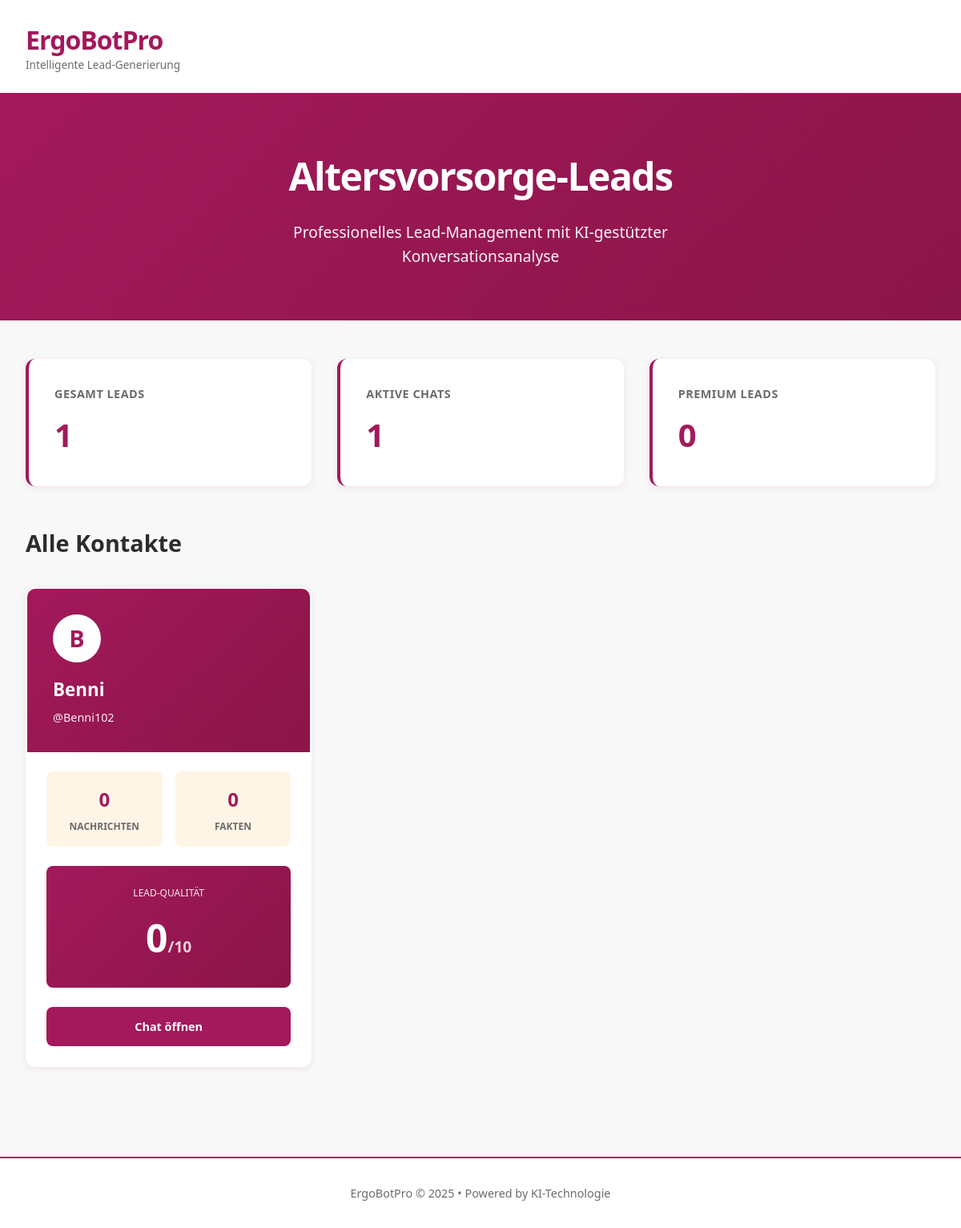
The page / on the database its author committed.
### tables this page shows
CREATE TABLE users (
            id INTEGER PRIMARY KEY,
            username TEXT,
            first_name TEXT,
            joined_at TIMESTAMP,
            is_active BOOLEAN DEFAULT 1,
            human_mode BOOLEAN DEFAULT 1,
            quiet_start INTEGER DEFAULT 23,
            quiet_end INTEGER DEFAULT 7,
            last_message_at TIMESTAMP
        );

### src/web.py (the view)
@app.route('/')
def index():
    users = get_all_users()
    return render_template('index.html', users=users)

### src/db.py (called while the page is built)
def get_connection():
    DB_PATH.parent.mkdir(parents=True, exist_ok=True)
    conn = sqlite3.connect(DB_PATH)
    conn.row_factory = sqlite3.Row
    return conn

def get_all_users():
    conn = get_connection()
    users = conn.execute("""
        SELECT * FROM users
        ORDER BY last_message_at DESC
    """).fetchall()
    conn.close()
    return [dict(user) for user in users]

### templates/index.html (shortened to what this page needs)
<!DOCTYPE html>
<html lang="de">
<head>
</head>
<body>
    <header class="header">
        <div class="header-content">
            <div class="logo">
                <div>
                    <div class="logo-text">ErgoBotPro</div>
                    <div class="logo-subtitle">Intelligente Lead-Generierung</div>
                </div>
            </div>
        </div>
    </header>
    <section class="hero">
        <div class="hero-content">
            <h1>Altersvorsorge-Leads</h1>
            <p>Professionelles Lead-Management mit KI-gestützter Konversationsanalyse</p>
        </div>
    </section>
    <div class="container">
        <div class="stats-bar">
            <div class="stat-card">
                <div class="stat-label">Gesamt Leads</div>
                <div class="stat-value">{{ users|length }}</div>
            </div>
            <div class="stat-card">
                <div class="stat-label">Aktive Chats</div>
                <div class="stat-value">{{ users|selectattr('is_active')|list|length }}</div>
            </div>
            <div class="stat-card">
                <div class="stat-label">Premium Leads</div>
                <div class="stat-value">0</div>
            </div>
        </div>
        <div class="users-header">
            <h2 class="users-title">Alle Kontakte</h2>
        </div>
        {% if users %}
        <div class="users-grid">
            {% for user in users %}
            <a href="/chat/{{ user.id }}" class="user-card">
                <div class="user-card-header">
                    <div class="user-avatar">{{ user.first_name[0] }}</div>
                    <div class="user-name">{{ user.first_name }}</div>
                    <div class="user-username">@{{ user.username or 'unbekannt' }}</div>
                </div>
                <div class="user-card-body">
                    <div class="user-stats">
                        <div class="user-stat">
                            <span class="user-stat-value">{{ user.message_count or 0 }}</span>
                            <div class="user-stat-label">Nachrichten</div>
                        </div>
                        <div class="user-stat">
                            <span class="user-stat-value">{{ user.fact_count or 0 }}</span>
                            <div class="user-stat-label">Fakten</div>
                        </div>
                    </div>
                    <div class="lead-score-big">
                        <div class="lead-score-label">Lead-Qualität</div>
                        <div class="lead-score-value">
                            {{ user.lead_score or 0 }}<span class="lead-score-max">/10</span>
                        </div>
                    </div>
                    <div class="user-actions">
                        <div class="btn btn-primary">Chat öffnen</div>
                    </div>
                </div>
            </a>
            {% endfor %}
        </div>
        {% else %}
        <div class="empty-state">
            <div class="empty-icon">💬</div>
            <h3 class="empty-title">Noch keine Leads</h3>
            <p class="empty-text">Sobald User mit dem Bot interagieren, erscheinen sie hier.</p>
        </div>
        {% endif %}
    </div>
    <footer class="footer">
        <p class="footer-text">ErgoBotPro © 2025 • Powered by KI-Technologie</p>
    </footer>
</body>
</html>

### templates/index.html (style rules this page uses)
* { margin: 0; padding: 0; box-sizing: border-box; }
:root { --ergo-primary: #A3195B; --ergo-dark: #8B1548; --ergo-light: #FFF5E6; --ergo-bg: #F8F8F8; --text-dark: #2C2C2C; --text-gray: #6B6B6B; --white: #FFFFFF; --border: #E0E0E0; --shadow: 0 2px 8px rgba(163, 25, 91, 0.1); }
body { font-family: 'Segoe UI', 'Roboto', -apple-system, sans-serif; background: var(--ergo-bg); color: var(--text-dark); line-height: 1.6; }
.header { background: var(--white); border-bottom: 2px solid var(--ergo-primary); padding: 1.5rem 2rem; box-shadow: var(--shadow); }
.header-content { max-width: 1400px; margin: 0 auto; display: flex; align-items: center; justify-content: space-between; }
.logo { display: flex; align-items: center; gap: 1rem; }
.logo-text { font-size: 2rem; font-weight: 700; color: var(--ergo-primary); letter-spacing: -1px; }
.logo-subtitle { font-size: 0.85rem; color: var(--text-gray); font-weight: 400; margin-top: -5px; }
.hero { background: linear-gradient(135deg, var(--ergo-primary) 0%, var(--ergo-dark) 100%); color: var(--white); padding: 4rem 2rem; text-align: center; }
.hero-content { max-width: 1400px; margin: 0 auto; }
.hero h1 { font-size: 3rem; font-weight: 700; margin-bottom: 1rem; letter-spacing: -1.5px; }
.hero p { font-size: 1.2rem; opacity: 0.95; max-width: 600px; margin: 0 auto; }
.container { max-width: 1400px; margin: 0 auto; padding: 3rem 2rem; }
.stats-bar { display: grid; grid-template-columns: repeat(auto-fit, minmax(250px, 1fr)); gap: 2rem; margin-bottom: 3rem; }
.stat-card { background: var(--white); padding: 2rem; border-radius: 12px; box-shadow: var(--shadow); border-left: 4px solid var(--ergo-primary); transition: transform 0.2s; }
.stat-label { font-size: 0.9rem; color: var(--text-gray); text-transform: uppercase; font-weight: 600; letter-spacing: 0.5px; margin-bottom: 0.5rem; }
.stat-value { font-size: 2.5rem; font-weight: 700; color: var(--ergo-primary); }
.users-header { display: flex; justify-content: space-between; align-items: center; margin-bottom: 2rem; }
.users-title { font-size: 1.8rem; font-weight: 700; color: var(--text-dark); }
.users-grid { display: grid; grid-template-columns: repeat(auto-fill, minmax(320px, 1fr)); gap: 2rem; }
.user-card { background: var(--white); border-radius: 12px; overflow: hidden; box-shadow: var(--shadow); transition: all 0.3s; border: 2px solid transparent; text-decoration: none; color: inherit; display: block; }
.user-card-header { background: linear-gradient(135deg, var(--ergo-primary), var(--ergo-dark)); padding: 2rem; color: var(--white); position: relative; }
.user-avatar { width: 60px; height: 60px; border-radius: 50%; background: var(--white); color: var(--ergo-primary); display: flex; align-items: center; justify-content: center; font-size: 1.8rem; font-weight: 700; margin-bottom: 1rem; }
.user-name { font-size: 1.4rem; font-weight: 700; margin-bottom: 0.3rem; }
.user-username { font-size: 0.9rem; opacity: 0.9; }
.user-card-body { padding: 1.5rem; }
.user-stats { display: grid; grid-template-columns: 1fr 1fr; gap: 1rem; margin-bottom: 1.5rem; }
.user-stat { text-align: center; padding: 1rem; background: var(--ergo-light); border-radius: 8px; }
.user-stat-value { font-size: 1.5rem; font-weight: 700; color: var(--ergo-primary); display: block; }
.user-stat-label { font-size: 0.75rem; color: var(--text-gray); text-transform: uppercase; font-weight: 600; margin-top: 0.3rem; }
.lead-score-big { background: linear-gradient(135deg, var(--ergo-primary), var(--ergo-dark)); color: var(--white); padding: 1.5rem; border-radius: 8px; text-align: center; }
.lead-score-label { font-size: 0.75rem; text-transform: uppercase; opacity: 0.9; margin-bottom: 0.5rem; }
.lead-score-value { font-size: 3rem; font-weight: 700; }
.lead-score-max { font-size: 1.2rem; opacity: 0.8; }
.user-actions { display: flex; gap: 1rem; margin-top: 1.5rem; }
.btn { flex: 1; padding: 0.8rem 1.5rem; border-radius: 8px; text-decoration: none; text-align: center; font-weight: 600; font-size: 0.9rem; transition: all 0.2s; border: none; cursor: pointer; }
.btn-primary { background: var(--ergo-primary); color: var(--white); }
.footer { background: var(--white); border-top: 2px solid var(--ergo-primary); padding: 2rem; text-align: center; margin-top: 4rem; }
.footer-text { color: var(--text-gray); font-size: 0.9rem; }

### rows shown on the page
users: first_name "B", first_name "Benni", username "Benni102", human_mode "0"

### other values the page prints
{{ users|length }} "1"
{{ users|selectattr('is_active')|list|length }} "1"
